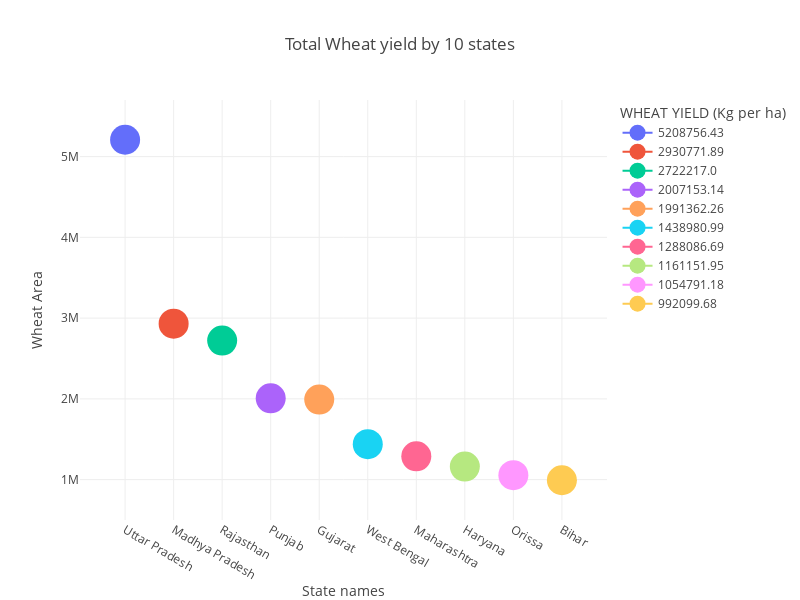

Notebook source saved alongside this figure:
### Code cell
fig = px.line(wheat_yield, x='State Name', y='WHEAT YIELD (Kg per ha)',
             title='Total Wheat yield by 10 states',
             labels={'State Name': 'State Name', 'WHEAT yield ': 'WHEAT YIELD (Kg per ha)'},
             color='WHEAT YIELD (Kg per ha)',
             line_shape="linear",
            markers=True,
            
             )

fig.update_layout(xaxis_title='State names', yaxis_title='Wheat Area')
fig.update_layout(template='gridon')
fig.update_traces(marker=dict(size=30))
fig.update_layout(height=600,width=800)
fig.show()

### Figure 1 — Plotly figure (JSON) as saved in the notebook; plotly's stock layout.template omitted (floating-point values rounded to 4 significant figures)
{"data": [{"hovertemplate": "WHEAT YIELD (Kg per ha)=%{y}<br>State Name=%{x}<extra></extra>", "legendgroup": "5208756.43", "line": {"color": "#636efa", "dash": "solid", "shape": "linear"}, "marker": {"size": 30, "symbol": "circle"}, "mode": "lines+markers", "name": "5208756.43", "orientation": "v", "showlegend": true, "type": "scatter", "x": ["Uttar Pradesh"], "xaxis": "x", "y": [5209000.0], "yaxis": "y"}, {"hovertemplate": "WHEAT YIELD (Kg per ha)=%{y}<br>State Name=%{x}<extra></extra>", "legendgroup": "2930771.89", "line": {"color": "#EF553B", "dash": "solid", "shape": "linear"}, "marker": {"size": 30, "symbol": "circle"}, "mode": "lines+markers", "name": "2930771.89", "orientation": "v", "showlegend": true, "type": "scatter", "x": ["Madhya Pradesh"], "xaxis": "x", "y": [2931000.0], "yaxis": "y"}, {"hovertemplate": "WHEAT YIELD (Kg per ha)=%{y}<br>State Name=%{x}<extra></extra>", "legendgroup": "2722217.0", "line": {"color": "#00cc96", "dash": "solid", "shape": "linear"}, "marker": {"size": 30, "symbol": "circle"}, "mode": "lines+markers", "name": "2722217.0", "orientation": "v", "showlegend": true, "type": "scatter", "x": ["Rajasthan"], "xaxis": "x", "y": [2722217], "yaxis": "y"}, {"hovertemplate": "WHEAT YIELD (Kg per ha)=%{y}<br>State Name=%{x}<extra></extra>", "legendgroup": "2007153.14", "line": {"color": "#ab63fa", "dash": "solid", "shape": "linear"}, "marker": {"size": 30, "symbol": "circle"}, "mode": "lines+markers", "name": "2007153.14", "orientation": "v", "showlegend": true, "type": "scatter", "x": ["Punjab"], "xaxis": "x", "y": [2007000.0], "yaxis": "y"}, {"hovertemplate": "WHEAT YIELD (Kg per ha)=%{y}<br>State Name=%{x}<extra></extra>", "legendgroup": "1991362.26", "line": {"color": "#FFA15A", "dash": "solid", "shape": "linear"}, "marker": {"size": 30, "symbol": "circle"}, "mode": "lines+markers", "name": "1991362.26", "orientation": "v", "showlegend": true, "type": "scatter", "x": ["Gujarat"], "xaxis": "x", "y": [1991000.0], "yaxis": "y"}, {"hovertemplate": "WHEAT YIELD (Kg per ha)=%{y}<br>State Name=%{x}<extra></extra>", "legendgroup": "1438980.99", "line": {"color": "#19d3f3", "dash": "solid", "shape": "linear"}, "marker": {"size": 30, "symbol": "circle"}, "mode": "lines+markers", "name": "1438980.99", "orientation": "v", "showlegend": true, "type": "scatter", "x": ["West Bengal"], "xaxis": "x", "y": [1439000.0], "yaxis": "y"}, {"hovertemplate": "WHEAT YIELD (Kg per ha)=%{y}<br>State Name=%{x}<extra></extra>", "legendgroup": "1288086.69", "line": {"color": "#FF6692", "dash": "solid", "shape": "linear"}, "marker": {"size": 30, "symbol": "circle"}, "mode": "lines+markers", "name": "1288086.69", "orientation": "v", "showlegend": true, "type": "scatter", "x": ["Maharashtra"], "xaxis": "x", "y": [1288000.0], "yaxis": "y"}, {"hovertemplate": "WHEAT YIELD (Kg per ha)=%{y}<br>State Name=%{x}<extra></extra>", "legendgroup": "1161151.95", "line": {"color": "#B6E880", "dash": "solid", "shape": "linear"}, "marker": {"size": 30, "symbol": "circle"}, "mode": "lines+markers", "name": "1161151.95", "orientation": "v", "showlegend": true, "type": "scatter", "x": ["Haryana"], "xaxis": "x", "y": [1161000.0], "yaxis": "y"}, {"hovertemplate": "WHEAT YIELD (Kg per ha)=%{y}<br>State Name=%{x}<extra></extra>", "legendgroup": "1054791.18", "line": {"color": "#FF97FF", "dash": "solid", "shape": "linear"}, "marker": {"size": 30, "symbol": "circle"}, "mode": "lines+markers", "name": "1054791.18", "orientation": "v", "showlegend": true, "type": "scatter", "x": ["Orissa"], "xaxis": "x", "y": [1055000.0], "yaxis": "y"}, {"hovertemplate": "WHEAT YIELD (Kg per ha)=%{y}<br>State Name=%{x}<extra></extra>", "legendgroup": "992099.68", "line": {"color": "#FECB52", "dash": "solid", "shape": "linear"}, "marker": {"size": 30, "symbol": "circle"}, "mode": "lines+markers", "name": "992099.68", "orientation": "v", "showlegend": true, "type": "scatter", "x": ["Bihar"], "xaxis": "x", "y": [992100.0], "yaxis": "y"}], "layout": {"height": 600, "legend": {"title": {"text": "WHEAT YIELD (Kg per ha)"}, "tracegroupgap": 0}, "title": {"text": "Total Wheat yield by 10 states"}, "width": 800, "xaxis": {"anchor": "y", "domain": [0, 1], "title": {"text": "State names"}}, "yaxis": {"anchor": "x", "categoryarray": [992100.0, 1055000.0, 1161000.0, 1288000.0, 1439000.0, 1991000.0, 2007000.0, 2722217, 2931000.0, 5209000.0], "categoryorder": "array", "domain": [0, 1], "title": {"text": "Wheat Area"}}}}
